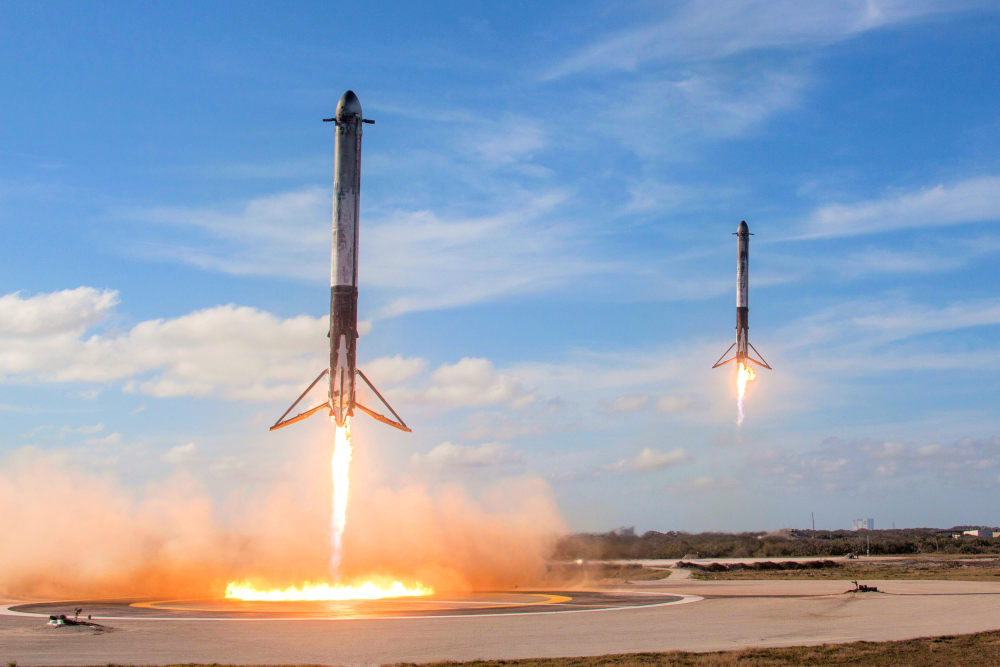
#> input picture python/falcon9_full.jpg, 3000 x 2000 px (shown at 1/3 size)
$ python pil.py   (older library calls are emulated)
#> lines starting #> are read from the running program, lines starting #| are printed output that depends on the picture
#!/usr/bin/env python3
"""

"""
from PIL import Image
import math


class ImgTo7Color:
    WIDTH = 600
    HEIGHT = 448

    def __init__(self):
        self.ratio = self.HEIGHT / self.WIDTH
        self.palette = [0, 0, 0, 255, 255, 255, 255, 128, 28, 0, 0, 255, 0, 255, 0, 255, 255, 0, 255, 0, 0]
        self.palimage = Image.new('P', (49, 49))
#> self.palimage: PIL image 49x49 P; every value is 0
#> in convert, image is the input picture: PIL image 3000x2000 RGB; mean R, G, B 148.9, 162.4, 182.6
        self.palimage.putpalette(self.palette * 32)

    def crop_y(self, image):
        w, h = image.size
        new_h = math.floor(h * self.ratio)
        y = math.floor((h - new_h) / 2)
        area = (0, y, w, h - y)

        return image.crop(area)

    def crop_x(self, image):
        w, h = image.size
#> w = 3000; h = 2000
        img_ratio = h / w
#> img_ratio = 0.667
        crop_factor = img_ratio / self.ratio
#> crop_factor = 0.893
        new_h = math.floor(w * crop_factor)
#> new_h = 2678
        x = math.floor((w - new_h) / 2)
#> x = 161
        area = (x, 0, w - x, h)
#> area = (161, 0, 2839, 2000)

        return image.crop(area)
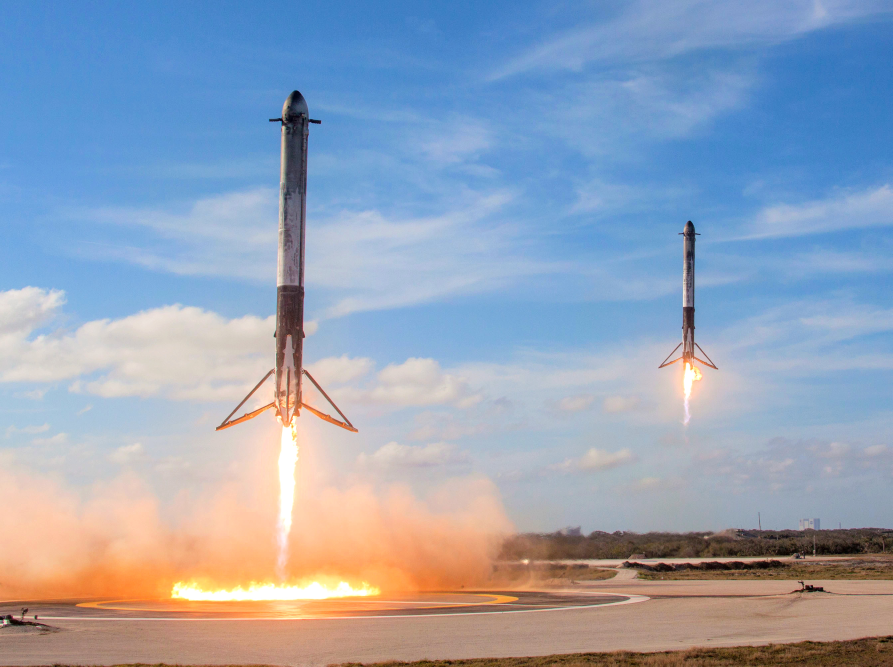
#> returned value: PIL image 2678x2000 RGB (shown at 1/3 size); mean R, G, B 150.3, 163, 182.5

    def resize(self, image):
        return image.resize((self.WIDTH, self.HEIGHT), Image.ANTIALIAS)
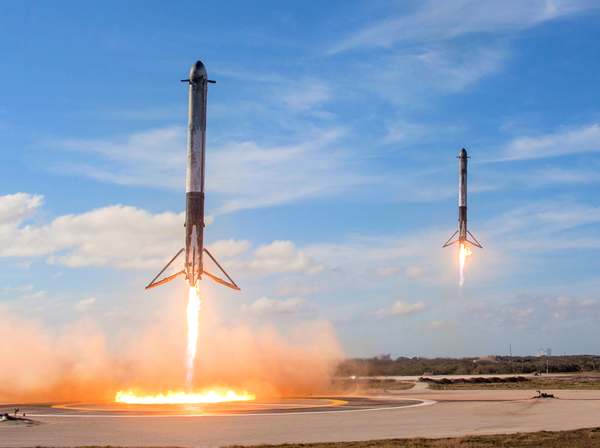
#> returned value: PIL image 600x448 RGB; mean R, G, B 150.3, 163, 182.5

    def quantizetopalette(self, image, palette, dither=False):
        """Convert an RGB or L mode image to use a given P image's palette.
           from https://stackoverflow.com/questions/29433243/convert-image-to-specific-palette-using-pil-without-dithering/29438149
        """
#> called with dither = True

        image.load()

        # use palette from reference image
        palette.load()
        if palette.mode != "P":
            raise ValueError("bad mode for palette image")
        if image.mode != "RGB" and image.mode != "L":
            raise ValueError(
                "only RGB or L mode images can be quantized to a palette"
            )
        im = image.im.convert("P", 1 if dither else 0, palette.im)
        # the 0 above means turn OFF dithering

        # Later versions of Pillow (4.x) rename _makeself to _new
        try:
            return image._new(im)
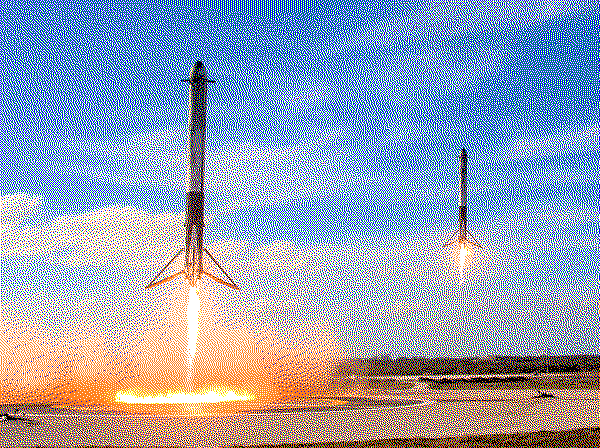
#> returned value: PIL image 600x448 P; mean R, G, B 151.4, 161.5, 180.3
        except AttributeError:
            return image._makeself(im)

    def convert(self, image_path, dither=True):
        image = Image.open(image_path).convert("RGB")
        image = self.crop_x(image)
        image = self.resize(image)
        image = self.quantizetopalette(image, self.palimage, dither)
        return image

if __name__ == '__main__':
    conv = ImgTo7Color()
    image = conv.convert("falcon9_full.jpg")
    image.show()
